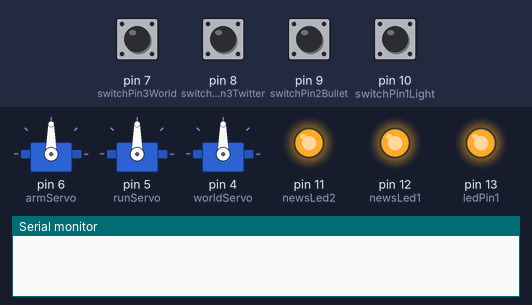
Recording of a sketch running on a simulated Arduino Uno, built with avr-gcc and run on an emulated ATmega328P. Shown: 3 × servo, output pins drawn as LEDs (lit = HIGH), the last lines printed to the serial monitor. Inputs (shaded band) come from the test bench; at power-on: pin 7 (switchPin3World), pin 8 (switchPin3Twitter), pin 9 (switchPin2Bullet), pin 10 (switchPin1Light) LOW.

Above: at 1.2 s.
1.3 s: pin 7 (switchPin3World) pulled HIGH for 0.15 s
3.6 s: pin 9 (switchPin2Bullet) pulled HIGH for 0.15 s
5.5 s: pin 10 (switchPin1Light) pulled HIGH for 0.15 s
At 7.2 s:
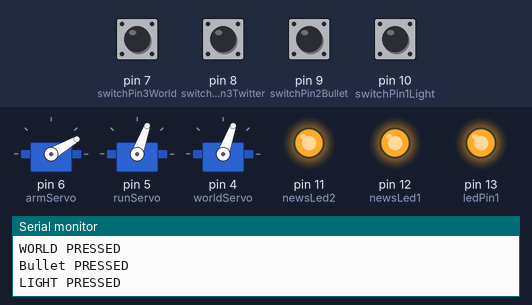
8.5 s: pin 8 (switchPin3Twitter) pulled HIGH for 0.15 s
At 9.6 s:
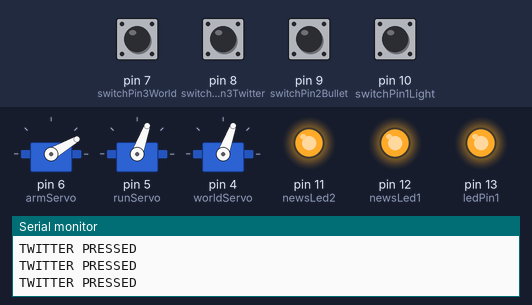
10.1 s: pin 7 (switchPin3World) pulled HIGH for 1 s
At 10.63 s:
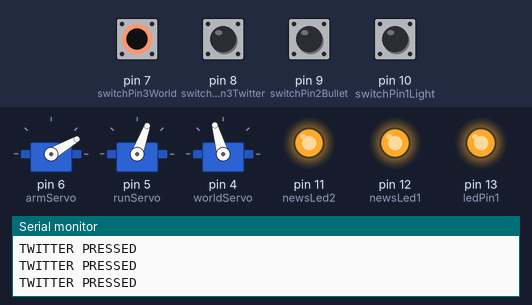
13.4 s: pin 9 (switchPin2Bullet) pulled HIGH for 1 s
At 14.26 s:
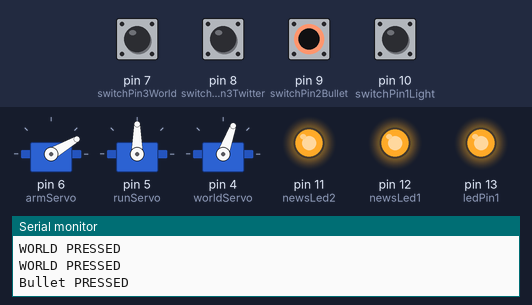
Timing chart, 0 to 16.4 s (numbered marks = the images above; inputs shaded):
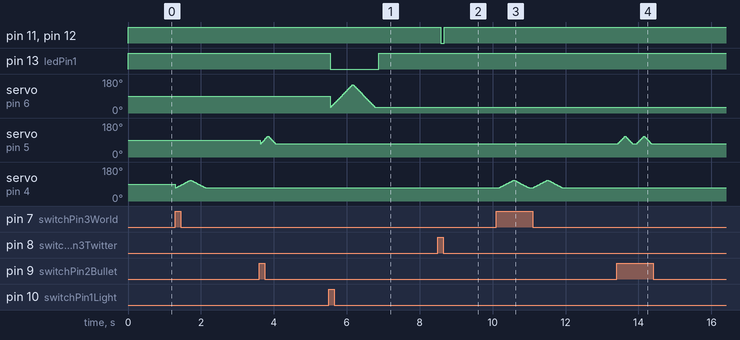

Measured:
- after the input at 5.5 s, pin 13 (ledPin1): HIGH → LOW after 0.05 s, → HIGH 1.3 s later
- after the input at 8.5 s, pin 11 (newsLed2), pin 12 (newsLed1): HIGH → LOW after 0.08 s, → HIGH 0.09 s later

The sketch:

Story_Project.ino
```cpp
#include <Servo.h> //servo library

//PIN INITIALIZATION (1-13)

const int ledPin1 = 13; //luigis idea lightbulb scene 2
const int newsLed1 = 12; //news lights scene 3
const int newsLed2 = 11;
const int switchPin1Light = 10; //set up light switch pin with alligator clips
  int switchState1;  //tracks the state of the switch
const int switchPin2Bullet = 9; //bullet switch scene
  int switchState2;
const int switchPin3Twitter = 8; //slider twitter switch for news scene 4
  int switchState3;
const int switchPin3World =  7;//luigi stand switch scene 5
  int switchState4;

int SceneNumber = 2; //tells the program which scene is currently being ran

Servo armServo; //creates servo variable for moving luigi's arm
Servo runServo; //luigi running to mcdonalds motor
Servo worldServo; // moves the people of the world holding hands


void setup() {
  // put your setup code here, to run once:
    Serial.begin(9600); // Start serial communication

//-------SCENE 2 light---------//
armServo.attach(6); //attaches arm servo to pin 8
pinMode(switchPin1Light, INPUT);
pinMode(ledPin1, OUTPUT);

//-------SCENE 3 bullet---------//
runServo.attach(5);
pinMode(switchPin2Bullet, INPUT);

//-------SCENE 4 twitter---------//
pinMode(switchPin3Twitter, INPUT);
pinMode(newsLed1, OUTPUT); //sets the LEDs as outputs
pinMode(newsLed2, OUTPUT);

//-------SCENE 5 world---------//
worldServo.attach(4);
pinMode(switchPin3World, INPUT);
}

void moveMotorArm() {  //moves arm Servo
  int pos = 0;    // variable to store the servo position
  for (pos = 30; pos <= 150; pos += 1) { // goes from 0 degrees to 180 degrees
    // in steps of 1 degree
    armServo.write(pos);              // tell servo to go to position in variable 'pos'
    delay(5);                       // waits 15ms for the servo to reach the position
  }
  for (pos = 150; pos >= 30; pos -= 1) { // goes from 180 degrees to 0 degrees
    armServo.write(pos);              // tell servo to go to position in variable 'pos'
    delay(5);                       // waits 15ms for the servo to reach the position
  }
}
void moveMotorRun() {  //moves run Servo
  int pos = 0;    // variable to store the servo position
  for (pos = 70; pos <= 110; pos += 1) { // goes from 0 degrees to 180 degrees
    // in steps of 1 degree
    runServo.write(pos);              // tell servo to go to position in variable 'pos'
    delay(5);                       // waits 15ms for the servo to reach the position
  }
  for (pos = 110; pos >= 70; pos -= 1) { // goes from 180 degrees to 0 degrees
    runServo.write(pos);              // tell servo to go to position in variable 'pos'
    delay(5);                       // waits 15ms for the servo to reach the position
  }
}

void moveMotorWorld() {  //moves world Servo
  int pos = 0;    // variable to store the servo position
  for (pos = 70; pos <= 110; pos += 1) { // goes from 0 degrees to 180 degrees
    // in steps of 1 degree
    worldServo.write(pos);              // tell servo to go to position in variable 'pos'
    delay(10);                       // waits 15ms for the servo to reach the position
  }
  for (pos = 110; pos >= 70; pos -= 1) { // goes from 180 degrees to 0 degrees
    worldServo.write(pos);              // tell servo to go to position in variable 'pos'
    delay(10);                       // waits 15ms for the servo to reach the position
  }
}

void Light(){
//-------SCENE 2 (LIGHTBULB SCENE)-----------//
  switchState1 = digitalRead(switchPin1Light);
if (digitalRead(switchPin1Light)==HIGH){
  Serial.println("LIGHT PRESSED"); // Print message when button is pressed
  digitalWrite(ledPin1, LOW); //turn light on
  moveMotorArm();

}else{
  if (digitalRead(switchPin1Light)==LOW){
    digitalWrite(ledPin1, HIGH); //turn light off
    // Serial.println("Button Released"); // Print message when button is not pressed
  }
  }
}

void Bullet(){
//--------SCENE 3 (BULLET)-----------//
switchState2 = digitalRead(switchPin2Bullet);

if (digitalRead(switchPin2Bullet)==HIGH){
  moveMotorRun();
  Serial.println("Bullet PRESSED"); // Print message when button is pressed

}else{
  if (digitalRead(switchPin2Bullet)==LOW){
    // Serial.println("Button Released"); // Print message when button is not pressed
  }
  }
}

void Twitter(){
//-------SCENE 4 (TWITTER)--------//

//I'm thinking for this scene, there could be a track on the floor that has a swich at the END that triggers this interaction. the twitter symbol could be on a stick that the player moves
  switchState3 = digitalRead(switchPin3Twitter);
if (switchState3 == HIGH) {
  digitalWrite(newsLed1, LOW); //turns lights on
  digitalWrite(newsLed2, LOW);
  Serial.println("TWITTER PRESSED"); // Print message when button is pressed

}else{
  if (digitalRead(switchPin3Twitter)==LOW){
  digitalWrite(newsLed1, HIGH); //turns lights OFF
  digitalWrite(newsLed2, HIGH);
    // Serial.println("Button Released"); // Print message when button is not pressed
  }
  delay(100);
  }
}

void World(){
  switchState4 = digitalRead(switchPin3World);
if (digitalRead(switchPin3World)==HIGH){
  moveMotorWorld();
  Serial.println("WORLD PRESSED"); // Print message when button is pressed

}else{
  if (digitalRead(switchPin3World)==LOW){
    // Serial.println("Button Released"); // Print message when button is not pressed
  }
  }
}

void loop() {
  // put your main code here, to run repeatedly:
Light();
Bullet();
Twitter();
World();

}
```
